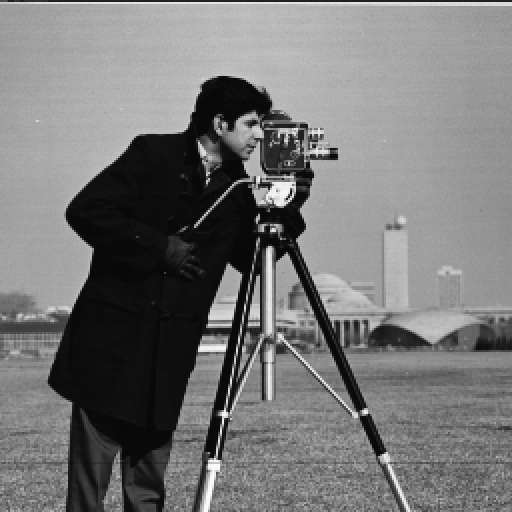
#> input picture TP/TP1/Images/cameraman.jpg, 512 x 512 px, found by its file name
$ jupyter execute TP2_Computer_Vision_2019.ipynb   (shell and % lines are left out)   (older library calls are emulated)
#> lines starting #> are read from the running program, lines starting #| are printed output that depends on the picture; after the words box and inside, x2 and y2 are one past the last pixel; in counts of white or black regions, pixels touching at a corner belong together
### tools.py
import numpy as np
from matplotlib import pyplot as plt
import matplotlib.cm as cm

#############################################################################
#       Code from the practical sessions of the ELEN0016-2 course           #
#############################################################################

def multiPlot( n, m, img_tuple, title_tuple, cmap_tuple=None, dispType_tuple=None, vmin_tuple=None, vmax_tuple=None, printFile=None):
    plt.figure(figsize=(20,10))
    for i in np.arange( n * m):
        if img_tuple[i] is None:
            continue

        if cmap_tuple is not None:
            cmap = cmap_tuple[i]
        else:
            cmap=None

        if dispType_tuple is not None:
            dispType = dispType_tuple[i]
        else:
            dispType=None

        if vmin_tuple is not None:
            vmin = vmin_tuple[i]
        elif dispType == 'histogram':
            vmin = 0
        else:
            vmin=None

        if vmax_tuple is not None:
            vmax = vmax_tuple[i]
        elif dispType == 'histogram':
            vmax = 255
        else:
            vmax=None

        if dispType == 'histogram':
            plt.subplot( n, m, i + 1), plt.hist( img_tuple[i].ravel(), bins=256, range=( vmin, vmax)) #, fc='k', ec='k')
        else:
            plt.subplot( n, m, i + 1), plt.imshow( img_tuple[i], cmap=cmap, vmin=vmin, vmax=vmax)
            plt.xticks([]), plt.yticks([])

        plt.title( title_tuple[i])

    #manager = plt.get_current_fig_manager()
    #manager.resize(*manager.window.maxsize())
    if(printFile == None):
        plt.show()
    else:
        plt.savefig(printFile)


#############################################################################

def saturate_cast_uint8( image):
    return np.where( image > 255.0, 255.0, np.where( image < 0.0, 0.0, image)).astype( np.uint8)

#############################################################################

from matplotlib.colors import LinearSegmentedColormap

# [8 lines left out: function getRandomColorMap, not called in this run]

### TP/TP2/TP2_Computer_Vision_2019.ipynb
# <center>TP 2 Computer Vision</center>

[cell 1]
import numpy as np
import cv2
from matplotlib import pyplot as plt
import matplotlib.cm as cm
import tools

from ipywidgets import interact, fixed

# 1. Image thresholding/binarization
## 1.1. Histograms

[cell 2]
# Load a grayscale image as grayscale and uint between 0 and 255
cameraman_grey = cv2.imread( 'Images/cameraman.jpg', cv2.IMREAD_GRAYSCALE)
#> cameraman_grey is the input picture: shape (512, 512); min 0, max 255, mean 118.7

# Numpy histograms
hist_np, bins = np.histogram( cameraman_grey.ravel(),256,[0,256])
#> hist_np = 256 values, max 8341 at index 13, min 9 at index 254, mean 1024; bins = 257 values from 0 to 256

# OpenCV histograms
hist_cv = cv2.calcHist( [cameraman_grey],[0],None,[256],[0,256])
#> hist_cv has the same summary as hist_np

# Plot an histogram with matplotlib
plt.hist(cameraman_grey.ravel(), bins=256, range=(0,255))
plt.show()
#> figure, not shown here; tallest bar 8341 high, from x = 12.95 to 13.95

## 1.2. Image Thresholding with python

[cell 3]

cameraman_threshold = cameraman_grey > 127
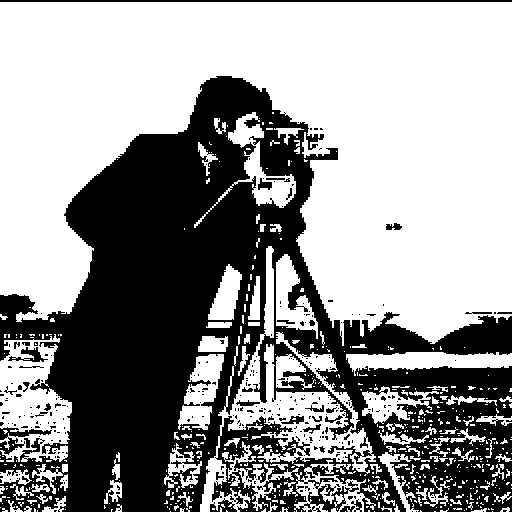
#> cameraman_threshold: shape (512, 512) bool; 59.3% white; 338 black regions (303 under 20 px), largest, box (x1, y1, x2, y2) and area: (0, 76, 512, 512) 102139, (0, 0, 512, 2) 1024, (0, 427, 52, 455) 471

plt.imshow(cameraman_threshold, cmap="gray")
plt.show()

## 1.3. Image Thresholding with OpenCV

[cell 4]
threshVal = 100

ret, thresh1 = cv2.threshold( cameraman_grey, threshVal, 255, cv2.THRESH_BINARY)
#> thresh1: shape (512, 512); 71% white; 649 black regions (605 under 20 px), largest, box (x1, y1, x2, y2) and area: (0, 76, 406, 512) 65963, (353, 320, 466, 354) 1755, (463, 318, 512, 352) 1270
#> ret = 100
ret, thresh2 = cv2.threshold( cameraman_grey, threshVal, 255, cv2.THRESH_BINARY_INV)
ret, thresh3 = cv2.threshold( cameraman_grey, threshVal, 255, cv2.THRESH_TRUNC)
ret, thresh4 = cv2.threshold( cameraman_grey, threshVal, 255, cv2.THRESH_TOZERO)
ret, thresh5 = cv2.threshold( cameraman_grey, threshVal, 255, cv2.THRESH_TOZERO_INV)

tools.multiPlot( 2, 3, ( cameraman_grey, thresh1, thresh2, thresh3, thresh4, thresh5),
                       ( 'Original Image', 'THRESH_BINARY', 'THRESH_BINARY_INV',
                        'THRESH_TRUNC', 'THRESH_TOZERO', 'THRESH_TOZERO_INV'),
                        cmap_tuple=( cm.gray, cm.gray, cm.gray, cm.gray, cm.gray, cm.gray))

# 2. Automatic binarization
## 2.1 Otsu's algorithm

[cell 5]
# Load a grayscale image as grayscale
img = cv2.imread( 'Images/Pattern_inspection2.png', cv2.IMREAD_GRAYSCALE)
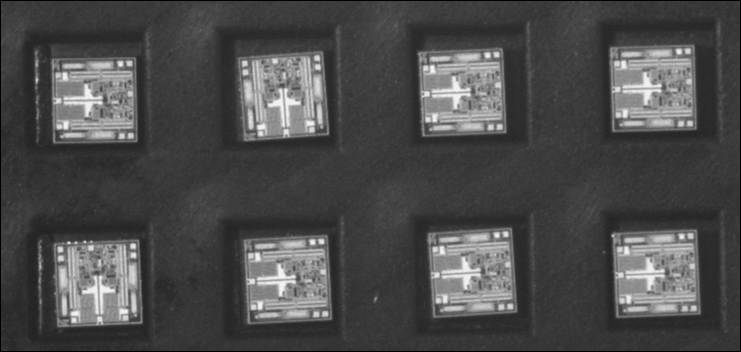
#> input picture TP/TP1/Images/Pattern_inspection2.png, 741 x 352 px, found by its file name
#> img is the input picture: shape (352, 741); min 0, max 244, mean 75.4
#img = cv2.imread( 'Images/rice.jpg', cv2.IMREAD_GRAYSCALE)

# global thresholding
ret1,th1 = cv2.threshold( img, 150, 255, cv2.THRESH_BINARY)
#> th1: shape (352, 741); 9.4% white; 235 white regions (132 under 20 px), largest, box (x1, y1, x2, y2) and area: (423, 53, 500, 111) 1754, (617, 235, 694, 292) 1658, (244, 60, 280, 137) 1051

# Otsu's thresholding
ret2,th2 = cv2.threshold( img, 0, 255, cv2.THRESH_BINARY + cv2.THRESH_OTSU)
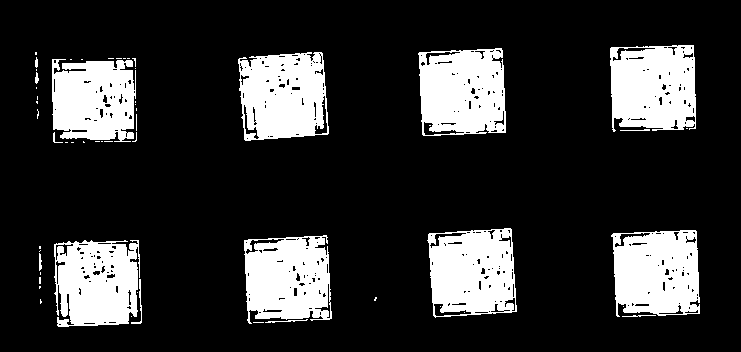
#> th2: shape (352, 741); 19.6% white; 56 white regions (40 under 20 px), largest, box (x1, y1, x2, y2) and area: (418, 48, 506, 136) 6529, (238, 52, 329, 141) 6486, (610, 45, 696, 132) 6458
#> ret2 = 105

# plot all the images and their histograms

tools.multiPlot( 2, 2, ( img, img, th1, th2),
                       ( 'Original Image', 'Histogram', 'Global Thresholding (v=150)', "Otsu's Thresholding"),
                        cmap_tuple=( cm.gray, cm.gray, cm.gray, cm.gray),
                        dispType_tuple=( 'image', 'histogram', 'image', 'image'))

## 2.2. Otsu's binarization by parts

[cell 6]
# Load a grayscale image as grayscale
img = cv2.imread( 'Images/rice.jpg', cv2.IMREAD_GRAYSCALE)
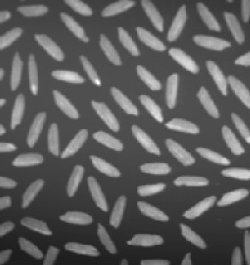
#> input picture TP/TP1/Images/rice.jpg, 250 x 265 px, found by its file name
#> img is the input picture: shape (265, 250); min 25, max 255, mean 92.9

# Otsu's thresholding
ret1,th1 = cv2.threshold( img, 0, 255, cv2.THRESH_BINARY + cv2.THRESH_OTSU)
#> th1: shape (265, 250); 28.4% white; 77 white regions (5 under 20 px), largest, box (x1, y1, x2, y2) and area: (206, 61, 250, 109) 735, (91, 101, 120, 132) 405, (168, 48, 199, 74) 393
#> ret1 = 110

# Otsu's thresholding by parts
ret21,th21 = cv2.threshold( img[:53,:], 0, 255, cv2.THRESH_BINARY + cv2.THRESH_OTSU)
#> th21: shape (53, 250); 32.9% white; 19 white regions (2 under 20 px), largest, box (x1, y1, x2, y2) and area: (194, 35, 231, 51) 380, (167, 6, 186, 41) 367, (136, 27, 166, 51) 353
#> ret21 = 109

ret22,th22 = cv2.threshold( img[53:106,:], 0, 255, cv2.THRESH_BINARY + cv2.THRESH_OTSU)
#> th22: shape (53, 250); 29.1% white; 20 white regions (1 under 20 px), largest, box (x1, y1, x2, y2) and area: (207, 8, 250, 53) 672, (166, 21, 178, 53) 320, (169, 0, 199, 21) 304
#> ret22 = 121
ret23,th23 = cv2.threshold( img[106:159,:], 0, 255, cv2.THRESH_BINARY + cv2.THRESH_OTSU)
#> th23: shape (53, 250); 32.4% white; 22 white regions (3 under 20 px), largest, box (x1, y1, x2, y2) and area: (132, 19, 160, 49) 347, (165, 12, 199, 28) 335, (93, 0, 119, 26) 325
#> ret23 = 120
ret24,th24 = cv2.threshold( img[159:212,:], 0, 255, cv2.THRESH_BINARY + cv2.THRESH_OTSU)
#> th24: shape (53, 250); 27.2% white; 17 white regions, largest, box (x1, y1, x2, y2) and area: (88, 18, 107, 52) 311, (217, 30, 249, 47) 309, (140, 4, 171, 16) 302
#> ret24 = 109
ret25,th25 = cv2.threshold( img[212:,:], 0, 255, cv2.THRESH_BINARY + cv2.THRESH_OTSU)
#> th25: shape (53, 250); 26.2% white; 18 white regions, largest, box (x1, y1, x2, y2) and area: (127, 22, 163, 34) 344, (60, 0, 92, 13) 329, (180, 11, 206, 37) 294
#> ret25 = 81

# Combine parts
th2 = np.concatenate( ( th21, th22, th23, th24, th25), axis=0)
#> th2: shape (265, 250); 29.6% white; 76 white regions (1 under 20 px), largest, box (x1, y1, x2, y2) and area: (207, 61, 250, 109) 678, (194, 35, 231, 51) 380, (92, 101, 119, 132) 372

# plot all the images and their histograms
tools.multiPlot( 2, 2, ( img, img, th1, th2),
                       ( 'Original Image', 'Histogram', "Otsu's Thresholding", "Otsu's Thresholding by part"),
                        cmap_tuple=( cm.gray, cm.gray, cm.gray, cm.gray),
                        dispType_tuple=('image', 'histogram', 'image', 'image'))

[cell 7]
# Load a grayscale image as grayscale
img = cv2.imread( 'Images/rice.jpg', cv2.IMREAD_GRAYSCALE)

light_gradient = np.arange( start=132, stop=-133, step=-1) / 3
non_uniform_lightning = ( np.reshape( light_gradient, ( 265, 1))) * np.ones( ( 1, 250), dtype=int)

img_nu = tools.saturate_cast_uint8( img + non_uniform_lightning)

# Otsu's thresholding
ret1,th1 = cv2.threshold( img_nu, 0, 255, cv2.THRESH_BINARY + cv2.THRESH_OTSU)
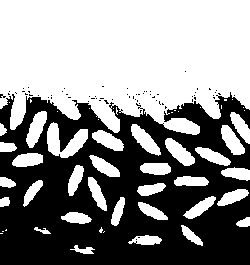
#> th1: shape (265, 250); 55.2% white; 66 black regions (65 under 20 px), largest, box (x1, y1, x2, y2) and area: (0, 92, 250, 265) 29503
#> ret1 = 88

# Otsu's thresholding by parts
ret21,th21 = cv2.threshold( img_nu[:53,:], 0, 255, cv2.THRESH_BINARY + cv2.THRESH_OTSU)
#> th21: shape (53, 250); 32.9% white; 19 white regions (2 under 20 px), largest, box (x1, y1, x2, y2) and area: (167, 5, 186, 41) 368, (194, 35, 231, 51) 360, (137, 27, 166, 51) 343
#> ret21 = 144
ret22,th22 = cv2.threshold( img_nu[53:106,:], 0, 255, cv2.THRESH_BINARY + cv2.THRESH_OTSU)
#> th22: shape (53, 250); 28.9% white; 20 white regions, largest, box (x1, y1, x2, y2) and area: (207, 8, 250, 53) 660, (169, 0, 199, 21) 314, (166, 21, 178, 53) 310
#> ret22 = 139
ret23,th23 = cv2.threshold( img_nu[106:159,:], 0, 255, cv2.THRESH_BINARY + cv2.THRESH_OTSU)
#> th23: shape (53, 250); 32.6% white; 22 white regions (3 under 20 px), largest, box (x1, y1, x2, y2) and area: (132, 19, 160, 49) 345, (165, 12, 199, 28) 343, (92, 0, 119, 26) 338
#> ret23 = 119
ret24,th24 = cv2.threshold( img_nu[159:212,:], 0, 255, cv2.THRESH_BINARY + cv2.THRESH_OTSU)
#> th24: shape (53, 250); 27% white; 17 white regions, largest, box (x1, y1, x2, y2) and area: (140, 4, 171, 16) 307, (91, 0, 120, 18) 303, (88, 18, 107, 52) 300
#> ret24 = 92
ret25,th25 = cv2.threshold( img_nu[212:,:], 0, 255, cv2.THRESH_BINARY + cv2.THRESH_OTSU)
#> th25: shape (53, 250); 25.3% white; 18 white regions, largest, box (x1, y1, x2, y2) and area: (127, 22, 163, 34) 340, (59, 0, 93, 13) 336, (21, 5, 52, 23) 295
#> ret25 = 48

# Combine parts
th2 = np.concatenate( ( th21, th22, th23, th24, th25), axis=0)
#> th2: shape (265, 250); 29.3% white; 76 white regions (1 under 20 px), largest, box (x1, y1, x2, y2) and area: (207, 61, 250, 109) 668, (92, 101, 119, 132) 379, (168, 48, 199, 74) 373

# plot all the images and their histograms
tools.multiPlot( 2, 3, ( img, non_uniform_lightning, img_nu, img_nu, th1, th2),
                       ( 'Original Image', 'Non-uniform lightning', 'Transformed image',
                         'Histogram', "Otsu's Thresholding", "Otsu's Thresholding by part"),
                        cmap_tuple=( cm.gray, cm.gray, cm.gray, cm.gray, cm.gray, cm.gray),
                        dispType_tuple=('image', 'image', 'image', 'histogram', 'image', 'image'))

# 3. Bilateral filtering

The goal of this filter is to reduce the noise while keeping the edges sharp. The function is defined as:

$I^{filtered}(x)=\frac{1}{W_p(x)}\sum_{x_i\in\Omega(x)}{I(x_i)f(||I(x_i)-I(x)||)g(||x_i-x||)}$

$W_P(x) = \sum_{x_i\in\Omega(x)}{f(||I(x_i)-I(x)||)g(||x_i-x||)}$

[cell 8]
img = cv2.imread( 'Images/boat.png', cv2.IMREAD_GRAYSCALE)
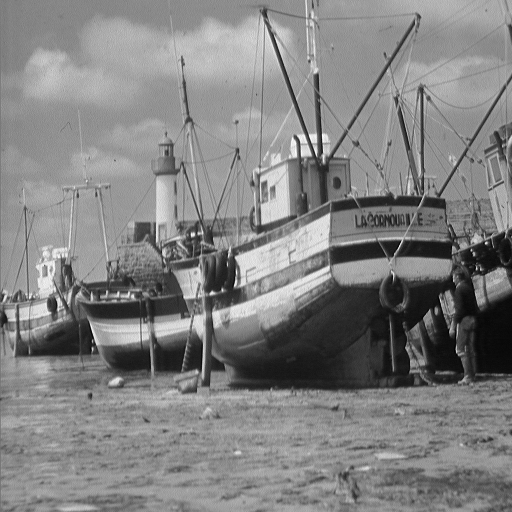
#> input picture TP/TP1/Images/boat.png, 512 x 512 px, found by its file name
#> img is the input picture: shape (512, 512); min 0, max 255, mean 129.7

def update(omega=10, sigma_color=20, sigma_space=50):
    img_bilat = cv2.bilateralFilter( img, omega, sigma_color, sigma_space)

    tools.multiPlot( 1, 2, ( img, img_bilat), ( 'Original image', 'Bilateral filtering'),
                       cmap_tuple=( cm.gray, cm.gray))

interact(update, omega = [1, 5, 10, 20, 30] , sigma_color = (10, 250, 10), sigma_space=(10,250,10))
#> the sliders are set to omega = 1, sigma_color = 130, sigma_space = 130

[cell 9]
#img = cv2.imread( 'Images/boat.png', cv2.IMREAD_GRAYSCALE)
img = cv2.imread( 'Images/Building.png', cv2.IMREAD_GRAYSCALE)
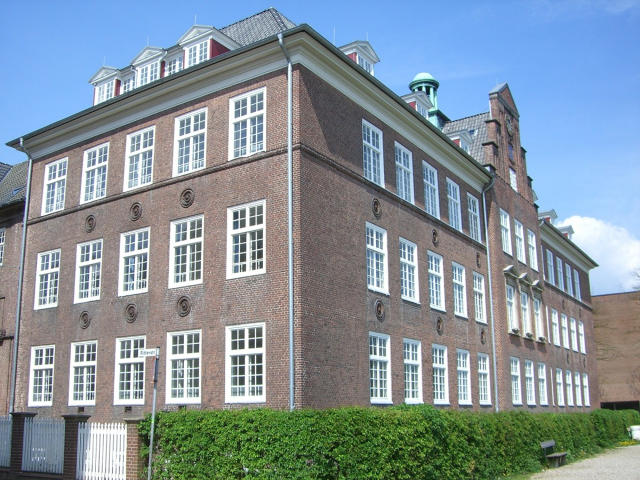
#> input picture TP/TP2/Images/Building.png, 1280 x 960 px (shown at 1/2 size)
#> img: shape (960, 1280); min 6, max 255, mean 142.8

def update(omega=10, sigma_color=20, sigma_space=50):
    img_bilat = cv2.bilateralFilter( img, omega, sigma_color, sigma_space)

    tools.multiPlot( 1, 2, ( img[600:900,300:700], img_bilat[600:900,300:700]), ( 'Original image', 'Bilateral filtering'),
                       cmap_tuple=( cm.gray, cm.gray))

interact(update, omega = [1, 5, 10, 20, 30] , sigma_color = (10, 250, 10), sigma_space=(10,250,10))
#> the sliders are set to omega = 1, sigma_color = 130, sigma_space = 130
#> in multiPlot (call 6), `plt.show()`:
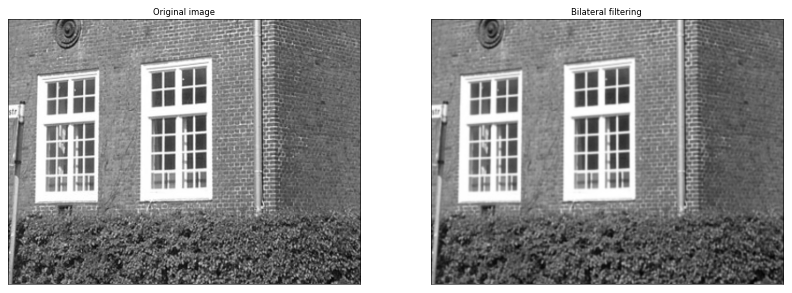
#> figure drawn by matplotlib, 2 panels

# 4. Edge detection (2)
## 4.1. Automatic Canny with Otsu's algorithm

[cell 10]
img = cv2.imread( 'Images/Pattern_inspection2.png', cv2.IMREAD_GRAYSCALE)
# [4 lines of commented-out code are left out]

hiThreshold, _ = cv2.threshold( img, thresh=0, maxval=255, type=( cv2.THRESH_BINARY + cv2.THRESH_OTSU))
#> hiThreshold = 105

fLoHiRatio = 0.3
edges = cv2.Canny( img, fLoHiRatio * hiThreshold, hiThreshold, apertureSize=3, L2gradient=False)
#> edges: shape (352, 741); 8.6% white in thin lines or dots

# plot all the images
tools.multiPlot( 1, 1, ( edges,),
                       ( 'Edges',),
                        cmap_tuple=( cm.gray,))

## 4.2. Automatic Canny with median

[cell 11]
#img = cv2.imread( 'Images/Pattern_inspection2.png', cv2.IMREAD_GRAYSCALE)
img = cv2.imread( 'Images/Building.png', cv2.IMREAD_GRAYSCALE)
#img = cv2.imread( 'Images/Road.png', cv2.IMREAD_GRAYSCALE)
#img = cv2.imread( 'Images/1_HQ00020.png', cv2.IMREAD_GRAYSCALE)
#img = cv2.imread( 'Images/image.000078.png', cv2.IMREAD_GRAYSCALE)

# compute the median of the single channel pixel intensities
med = np.median( img)
#> med = 141

# apply automatic Canny edge detection using the computed median
sigma = 0.3
loThreshold = int( max( 0, (1.0 - sigma) * med))
#> loThreshold = 98
hiThreshold = int( min( 255, (1.0 + sigma) * med))
#> hiThreshold = 183

edges = cv2.Canny( img, loThreshold, hiThreshold, apertureSize=3, L2gradient=False)
#> edges: shape (960, 1280); 16.4% white in thin lines or dots

# plot all the images
tools.multiPlot( 1, 1, ( edges,),
                       ( 'Edges',),
                        cmap_tuple=( cm.gray,))

## 4.3. Prefiltering and scaling

[cell 12]
#img = cv2.imread( 'Images/Pattern_inspection2.png', cv2.IMREAD_GRAYSCALE)
img = cv2.imread( 'Images/Building.png', cv2.IMREAD_GRAYSCALE)
#img = cv2.imread( 'Images/Road.png', cv2.IMREAD_GRAYSCALE)
#img = cv2.imread( 'Images/1_HQ00020.png', cv2.IMREAD_GRAYSCALE)
#img = cv2.imread( 'Images/image.000078.png', cv2.IMREAD_GRAYSCALE)

iGausKernelSize = 11
imgFilt = cv2.GaussianBlur( img, ( iGausKernelSize, iGausKernelSize), 0)

iReducFactor = 2
iStart = iReducFactor // 2
imgReduc = imgFilt[iStart::iReducFactor, iStart::iReducFactor]
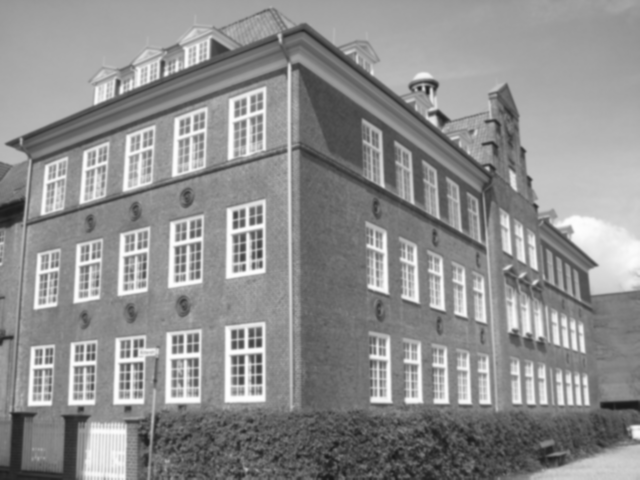
#> imgReduc: shape (480, 640); min 24, max 254, mean 142.7

# compute the median of the single channel pixel intensities
med = np.median( imgReduc)
#> med = 144

# apply automatic Canny edge detection using the computed median
sigma = 0.3
loThreshold = int( max( 0, (1.0 - sigma) * med))
#> loThreshold = 100
hiThreshold = int( min( 255, (1.0 + sigma) * med))
#> hiThreshold = 187

edges = cv2.Canny( imgReduc, loThreshold, hiThreshold, apertureSize=3, L2gradient=False)
#> edges: shape (480, 640); 9.7% white in thin lines or dots

# plot all the images
tools.multiPlot( 1, 1, ( edges,),
                       ( 'Edges',),
                        cmap_tuple=( cm.gray,))

## 4.4. Edge location

[cell 13]
# Extract the coordinates of the edge points from the 'edges' image
width = imgReduc.shape[1]
#> width = 640
height = imgReduc.shape[0]
#> height = 480
grid = np.mgrid[ 0:height, 0:width]
X = grid[1][edges > 0]
Y = grid[0][edges > 0]

# Recreate the 'edges2' image from the edge points location
edges2 = np.zeros_like( imgReduc)
edges2[ Y, X] = 255

# Compute the gradient vector and orientation at the edge points
imgGradX = cv2.Sobel( imgReduc, cv2.CV_32F, 1, 0, ksize=3)
imgGradY = cv2.Sobel( imgReduc, cv2.CV_32F, 0, 1, ksize=3)
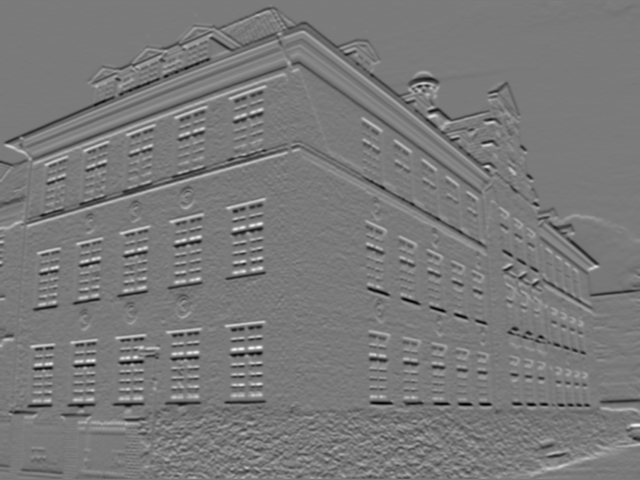
#> imgGradY: shape (480, 640) float32; min -444, max 484, mean -0.8; drawn with min black and max white
gradX = imgGradX[edges > 0]
gradY = imgGradY[edges > 0]
gradTheta = np.arctan2( gradY, gradX)

# Compute the orientation of the vectors from the origin to the line of support (tangent) of the edges
lineTheta = np.where( X * gradX + Y * gradY < 0, gradTheta + np.pi, gradTheta)
lineTheta = np.where( lineTheta < 0.0, lineTheta + 2.0 * np.pi, lineTheta)

# plot all the images
tools.multiPlot( 1, 1, ( edges2,),
                       ( 'Edges',),
                        cmap_tuple=( cm.gray,))
